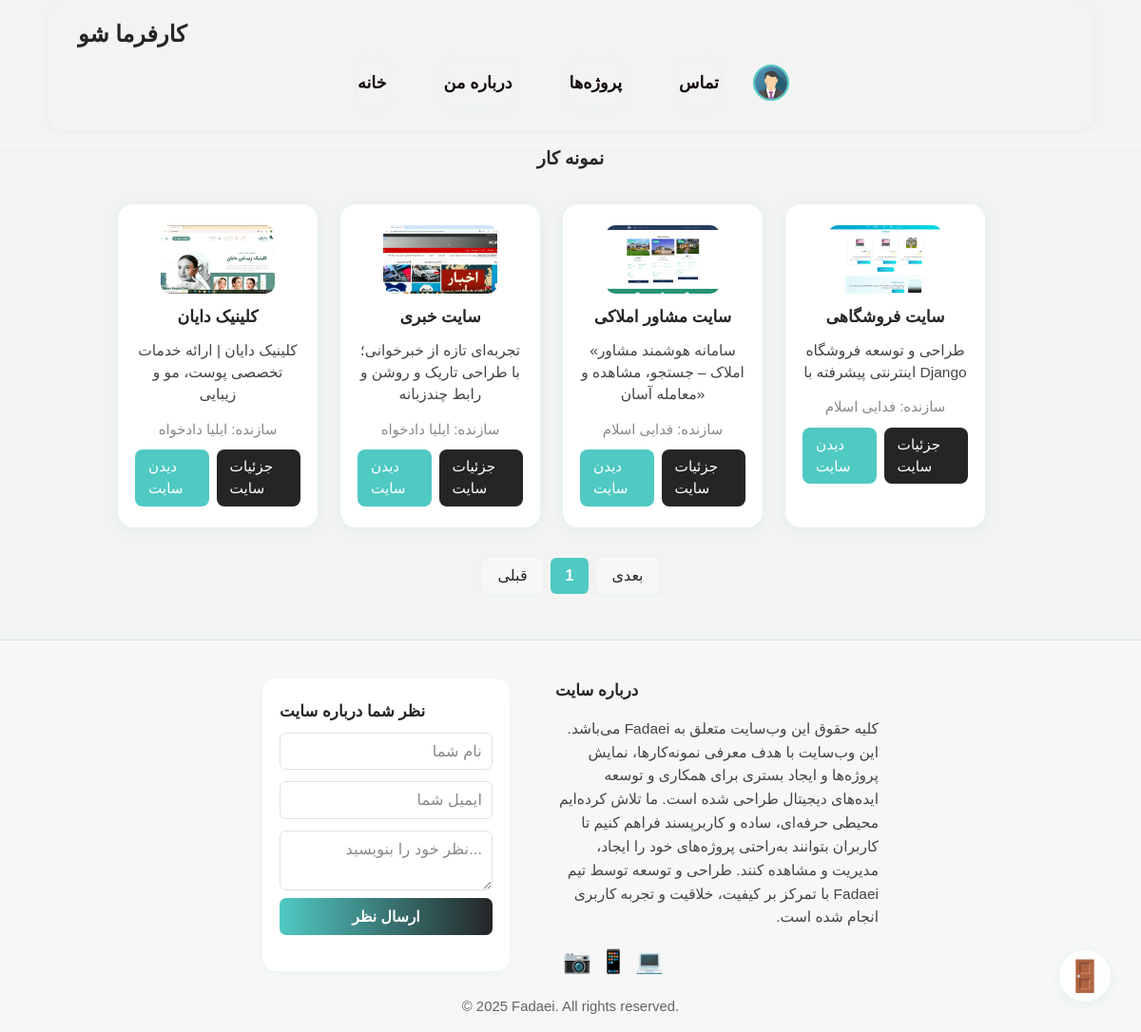
Page /all_projects/ on the committed database.
### main/models.py (models this page shows, shortened)
class project_sample(models.Model):
    image_main = models.ImageField(upload_to='img')
    image_1 = models.ImageField(upload_to='img')
    image_2 = models.ImageField(upload_to='img')
    image_3 = models.ImageField(upload_to='img')
    image_4 = models.ImageField(upload_to='img')
    image_5 = models.ImageField(upload_to='img')
    created_by = models.CharField()
    title_main_1 = models.CharField()
    title_main_2 = models.CharField()
    title_1 = models.CharField()
    title_2 = models.CharField()
    title_3 = models.CharField()
    link_to = models.CharField()

### main/views.py (the view)
# urls.py: path('all_projects/', all_projects, name='all_projects'),
def all_projects(request):
    if request.user.is_authenticated:
        prof = profile_user.objects.get(user_id=request.user.id)
    else:
        prof = None
    projects = project_sample.objects.all()
    paginator = Paginator(projects, 6)
    page = request.GET.get('page')
    page_obj = paginator.get_page(page)
    context = {'projects':page_obj, 'prof':prof}
    return render(request, 'more-portfolio.html', context=context)

### templates/more-portfolio.html (shortened to what this page needs)
{% extends 'master.html' %}
{% load static %}
{% block  content%}
<head>
  <link href="https://cdn.fontcdn.ir/Font/Persian/Vazir/Vazir.css" rel="stylesheet">
  <link rel="stylesheet" href="{% static 'assets/style.css' %}">
</head>
<body>
    <div class="main-bg">
        <div style="width:100%;text-align:center;margin-top:18px;">
          <h3 style="font-size:1.18rem;color:#232526;font-weight:bold;margin:0 0 10px 0;">نمونه کار</h3>
        </div>
        <div class="site-cards-row" style="display:flex;flex-wrap:wrap;gap:24px;justify-content:center; margin:36px 0 0 0; animation: siteCardFadeIn 1s cubic-bezier(.5,1.8,.5,1); transform: translateX(-20px);">
            {% for project in projects %}
          <div class="site-card" style="background:#fff;border-radius:16px;box-shadow:0 2px 12px rgba(80,201,195,0.13);padding:22px 18px;display:flex;flex-direction:column;align-items:center;width:210px;max-width:90vw;opacity:0;animation:siteCardFadeIn 0.8s cubic-bezier(.5,1.8,.5,1) forwards;animation-delay:0.05s;">
            <img src="{{ project.image_main.url }}" alt="سایت ۱" style="width:120px;height:72px;border-radius:10px;object-fit:cover;margin-bottom:12px;">
            <div style="font-size:1.08rem;font-weight:bold;color:#232526;margin-bottom:10px;text-align:center;">{{ project.title_main_1 }}</div>
            <div style="font-size:0.97rem;color:#444;text-align:center;margin-bottom:14px;">{{ project.title_main_2 }}</div>
            <div style="font-size:0.93rem;color:#888;text-align:center;margin-bottom:10px;">سازنده: {{ project.created_by }}</div>
            <div style="display:flex;gap:8px;width:100%;justify-content:center;">
              <a href="{{ project.link_to }}" class="profile-preview-btn" style="background:#50c9c3;color:#fff;padding:7px 14px;border-radius:8px;font-size:0.95rem;text-decoration:none;transition:background 0.2s;">دیدن سایت</a>
              <a href="{% url 'details_project' project.id %}" class="profile-preview-btn" style="background:#232526;color:#fff;padding:7px 14px;border-radius:8px;font-size:0.95rem;text-decoration:none;transition:background 0.2s;">جزئیات سایت</a>
            </div>
          </div>
            {% endfor %}
        </div>
        <div class="portfolio-paginator" style="display:flex;gap:8px;justify-content:center;align-items:center;margin:32px 0 48px 0;">
        {% if projects.has_previous %}
        	<a href="?page={{ projects.previous_page_number }}" style="background:#f7f7f7;border:none;border-radius:6px;padding:7px 16px;font-size:1rem;color:#232526;cursor:pointer;box-shadow:0 1px 6px rgba(80,201,195,0.08);">قبلی</a>
            {% else %}
            <a style="background:#f7f7f7;border:none;border-radius:6px;padding:7px 16px;font-size:1rem;color:#232526;cursor:pointer;box-shadow:0 1px 6px rgba(80,201,195,0.08);">قبلی</a>
        {% endif %}
          {% for project in projects.paginator.page_range %}
              {% if projects.number == project %}
              	<a style="background:#50c9c3;color:#fff;border:none;border-radius:6px;padding:7px 16px;font-size:1rem;font-weight:bold;cursor:pointer;">{{ project }}</a>
              {% else %}
                  <a href="?page={{ project }}" style="background:#f7f7f7;border:none;border-radius:6px;padding:7px 16px;font-size:1rem;color:#232526;cursor:pointer;">{{ project }}</a>
              {% endif %}
          {% endfor %}
{% if projects.has_next %}
	<a href="?page={{ projects.next_page_number }}" style="background:#f7f7f7;border:none;border-radius:6px;padding:7px 16px;font-size:1rem;color:#232526;cursor:pointer;box-shadow:0 1px 6px rgba(80,201,195,0.08);">بعدی</a>
{% else %}
    <a style="background:#f7f7f7;border:none;border-radius:6px;padding:7px 16px;font-size:1rem;color:#232526;cursor:pointer;box-shadow:0 1px 6px rgba(80,201,195,0.08);">بعدی</a>
{% endif %}
        </div>
    </div>
</body>
{% endblock content %}

### PORTFOLIO1/static/assets/style.css (style rules this page uses)
body, .main-bg { background: #f3f3f3; margin: 0; font-family: 'Vazir', Tahoma, Arial, sans-serif; }
body { background: #f5f5f5; margin: 0; font-family: 'Vazir', Tahoma, Arial, sans-serif; @import url('fonts/vazir-font.css'); }

### templates/more-portfolio.html (style rules this page uses)
.site-card { transition: transform 0.25s cubic-bezier(.5,1.8,.5,1), box-shadow 0.2s; }
.site-card img { transition: transform 0.25s cubic-bezier(.5,1.8,.5,1); }
.site-card .profile-preview-btn { transition: transform 0.22s cubic-bezier(.5,1.8,.5,1), box-shadow 0.18s; }

### templates/_partials/-footer.html (style rules this page uses)
.site-card { transition: transform 0.25s cubic-bezier(.5,1.8,.5,1), box-shadow 0.2s; }
.site-card img { transition: transform 0.25s cubic-bezier(.5,1.8,.5,1); }
.site-card .profile-preview-btn { transition: transform 0.22s cubic-bezier(.5,1.8,.5,1), box-shadow 0.18s; }

### rows in the picture
project_sample: image_main (picture), title_main_1 "کلینیک دایان", title_main_2 "کلینیک دایان | ارائه خدمات تخصصی پوست، مو و زیبایی", created_by "ایلیا دادخواه"
project_sample: image_main (picture), title_main_1 "سایت خبری", title_main_2 "تجربه‌ای تازه از خبرخوانی؛ با طراحی تاریک و روشن و رابط چندزبانه", created_by "ایلیا دادخواه"
project_sample: image_main (picture), title_main_1 "سایت مشاور املاکی", title_main_2 "«سامانه هوشمند مشاور املاک – جستجو، مشاهده و معامله آسان»", created_by "فدایی اسلام"
project_sample: image_main (picture), title_main_1 "سایت فروشگاهی", title_main_2 "طراحی و توسعه فروشگاه اینترنتی پیشرفته با Django", created_by "فدایی اسلام"

### other values in the picture
{{ project }} "1"
